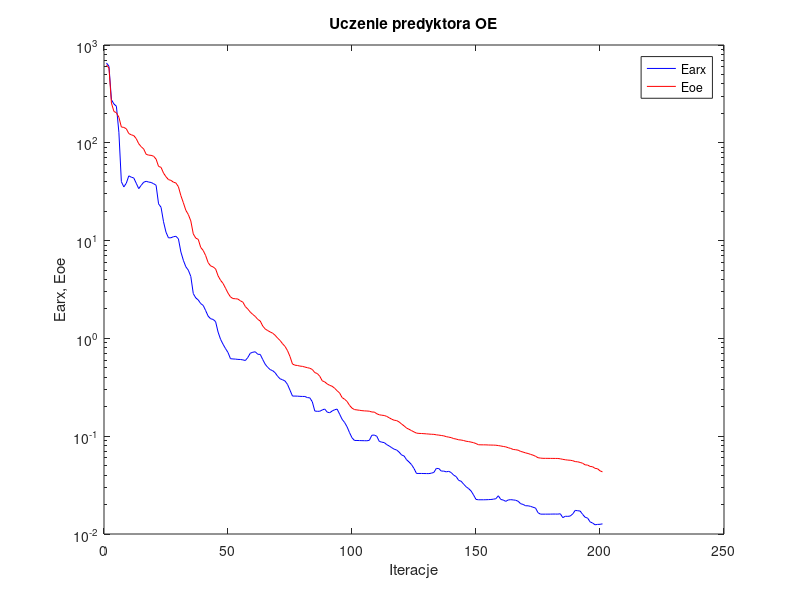
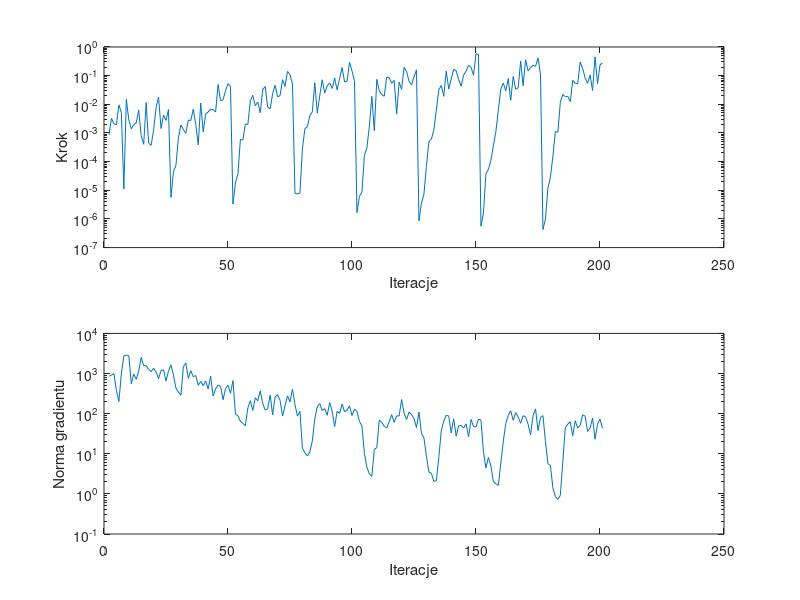

Source code (MATLAB) for these figures, in order:
%uczenie predyktora oe
clear all;
n=0; farx(n+1)=6.546481e+002; foe(n+1)=6.268366e+002; wspucz(n+1)=0.000000e+000; ng(n+1)=0.000000e+000;
%odnowa zmiennej metryki
n=1; farx(n+1)=6.065277e+002; foe(n+1)=5.808426e+002; krok(n+1)=8.566255e-004; ng(n+1)=8.524192e+002;
n=2; farx(n+1)=2.755067e+002; foe(n+1)=2.549545e+002; krok(n+1)=3.225080e-003; ng(n+1)=9.134069e+002;
n=3; farx(n+1)=2.494246e+002; foe(n+1)=2.092084e+002; krok(n+1)=2.093764e-003; ng(n+1)=9.970306e+002;
n=4; farx(n+1)=2.365190e+002; foe(n+1)=2.028407e+002; krok(n+1)=1.945210e-003; ng(n+1)=3.797244e+002;
n=5; farx(n+1)=1.281821e+002; foe(n+1)=1.824585e+002; krok(n+1)=9.564855e-003; ng(n+1)=2.004761e+002;
n=6; farx(n+1)=4.003892e+001; foe(n+1)=1.450274e+002; krok(n+1)=5.139053e-003; ng(n+1)=9.837410e+002;
n=7; farx(n+1)=3.538384e+001; foe(n+1)=1.436898e+002; krok(n+1)=1.115447e-005; ng(n+1)=2.761982e+003;
n=8; farx(n+1)=3.867405e+001; foe(n+1)=1.390747e+002; krok(n+1)=1.503401e-002; ng(n+1)=2.873062e+003;
n=9; farx(n+1)=4.592648e+001; foe(n+1)=1.242503e+002; krok(n+1)=2.855545e-003; ng(n+1)=2.778422e+003;
n=10; farx(n+1)=4.453146e+001; foe(n+1)=1.207054e+002; krok(n+1)=1.411868e-003; ng(n+1)=5.533452e+002;
n=11; farx(n+1)=4.370640e+001; foe(n+1)=1.185193e+002; krok(n+1)=1.934289e-003; ng(n+1)=9.728204e+002;
n=12; farx(n+1)=3.858405e+001; foe(n+1)=1.103237e+002; krok(n+1)=2.257553e-003; ng(n+1)=7.186556e+002;
n=13; farx(n+1)=3.398900e+001; foe(n+1)=9.779850e+001; krok(n+1)=6.227174e-003; ng(n+1)=1.156582e+003;
n=14; farx(n+1)=3.675898e+001; foe(n+1)=9.124817e+001; krok(n+1)=7.905261e-004; ng(n+1)=2.526642e+003;
n=15; farx(n+1)=3.952973e+001; foe(n+1)=8.646195e+001; krok(n+1)=4.031350e-004; ng(n+1)=1.566790e+003;
n=16; farx(n+1)=4.040390e+001; foe(n+1)=7.621505e+001; krok(n+1)=1.142218e-002; ng(n+1)=1.555000e+003;
n=17; farx(n+1)=3.968712e+001; foe(n+1)=7.480215e+001; krok(n+1)=4.395065e-004; ng(n+1)=1.274226e+003;
n=18; farx(n+1)=3.930070e+001; foe(n+1)=7.439904e+001; krok(n+1)=3.716215e-004; ng(n+1)=1.111704e+003;
n=19; farx(n+1)=3.818346e+001; foe(n+1)=7.291565e+001; krok(n+1)=1.250908e-003; ng(n+1)=1.350224e+003;
n=20; farx(n+1)=3.682139e+001; foe(n+1)=6.810071e+001; krok(n+1)=7.805422e-003; ng(n+1)=1.089321e+003;
n=21; farx(n+1)=2.376168e+001; foe(n+1)=5.734547e+001; krok(n+1)=1.779884e-002; ng(n+1)=7.500255e+002;
n=22; farx(n+1)=2.191515e+001; foe(n+1)=5.612816e+001; krok(n+1)=1.427772e-003; ng(n+1)=1.189266e+003;
n=23; farx(n+1)=1.559457e+001; foe(n+1)=4.900096e+001; krok(n+1)=4.213325e-003; ng(n+1)=1.239349e+003;
n=24; farx(n+1)=1.218260e+001; foe(n+1)=4.497629e+001; krok(n+1)=2.742688e-003; ng(n+1)=6.485253e+002;
n=25; farx(n+1)=1.066443e+001; foe(n+1)=4.201687e+001; krok(n+1)=6.543079e-003; ng(n+1)=1.140393e+003;
%odnowa zmiennej metryki
n=26; farx(n+1)=1.069412e+001; foe(n+1)=4.128963e+001; krok(n+1)=5.607521e-006; ng(n+1)=1.645870e+003;
n=27; farx(n+1)=1.096056e+001; foe(n+1)=3.957027e+001; krok(n+1)=4.449139e-005; ng(n+1)=9.108182e+002;
n=28; farx(n+1)=1.106867e+001; foe(n+1)=3.881582e+001; krok(n+1)=7.356783e-005; ng(n+1)=4.328711e+002;
n=29; farx(n+1)=1.043753e+001; foe(n+1)=3.558853e+001; krok(n+1)=6.791933e-004; ng(n+1)=3.431037e+002;
n=30; farx(n+1)=7.654659e+000; foe(n+1)=2.880737e+001; krok(n+1)=1.882699e-003; ng(n+1)=2.879319e+002;
n=31; farx(n+1)=6.289323e+000; foe(n+1)=2.439040e+001; krok(n+1)=1.330026e-003; ng(n+1)=1.479843e+003;
n=32; farx(n+1)=5.398699e+000; foe(n+1)=2.039972e+001; krok(n+1)=9.824964e-004; ng(n+1)=1.825317e+003;
n=33; farx(n+1)=4.983050e+000; foe(n+1)=1.848244e+001; krok(n+1)=2.804162e-003; ng(n+1)=7.600419e+002;
n=34; farx(n+1)=4.303783e+000; foe(n+1)=1.590414e+001; krok(n+1)=2.722891e-003; ng(n+1)=1.170319e+003;
n=35; farx(n+1)=2.871580e+000; foe(n+1)=1.171545e+001; krok(n+1)=6.773640e-003; ng(n+1)=8.370175e+002;
n=36; farx(n+1)=2.595062e+000; foe(n+1)=1.060385e+001; krok(n+1)=1.986798e-003; ng(n+1)=8.888562e+002;
n=37; farx(n+1)=2.472928e+000; foe(n+1)=1.029655e+001; krok(n+1)=3.831728e-004; ng(n+1)=5.074614e+002;
n=38; farx(n+1)=2.268758e+000; foe(n+1)=8.516447e+000; krok(n+1)=1.111520e-002; ng(n+1)=6.382427e+002;
n=39; farx(n+1)=2.174625e+000; foe(n+1)=7.924003e+000; krok(n+1)=1.093891e-003; ng(n+1)=4.983967e+002;
n=40; farx(n+1)=1.922227e+000; foe(n+1)=7.019030e+000; krok(n+1)=4.633174e-003; ng(n+1)=6.484648e+002;
n=41; farx(n+1)=1.686726e+000; foe(n+1)=5.945519e+000; krok(n+1)=5.414124e-003; ng(n+1)=4.134348e+002;
n=42; farx(n+1)=1.588086e+000; foe(n+1)=5.509941e+000; krok(n+1)=6.764823e-003; ng(n+1)=8.591681e+002;
n=43; farx(n+1)=1.563937e+000; foe(n+1)=5.382506e+000; krok(n+1)=6.480489e-003; ng(n+1)=2.736090e+002;
n=44; farx(n+1)=1.483764e+000; foe(n+1)=5.136332e+000; krok(n+1)=5.414124e-003; ng(n+1)=4.189923e+002;
n=45; farx(n+1)=1.160084e+000; foe(n+1)=4.364287e+000; krok(n+1)=4.880471e-002; ng(n+1)=5.118591e+002;
n=46; farx(n+1)=9.787166e-001; foe(n+1)=3.927603e+000; krok(n+1)=1.340015e-002; ng(n+1)=4.815979e+002;
n=47; farx(n+1)=8.711500e-001; foe(n+1)=3.649146e+000; krok(n+1)=1.438335e-002; ng(n+1)=2.213630e+002;
n=48; farx(n+1)=7.868266e-001; foe(n+1)=3.259655e+000; krok(n+1)=2.954351e-002; ng(n+1)=4.247411e+002;
n=49; farx(n+1)=7.172332e-001; foe(n+1)=2.906298e+000; krok(n+1)=5.266571e-002; ng(n+1)=5.104710e+002;
n=50; farx(n+1)=6.200595e-001; foe(n+1)=2.655349e+000; krok(n+1)=4.194258e-002; ng(n+1)=3.222243e+002;
%odnowa zmiennej metryki
n=51; farx(n+1)=6.164591e-001; foe(n+1)=2.554874e+000; krok(n+1)=3.324677e-006; ng(n+1)=6.663768e+002;
n=52; farx(n+1)=6.143542e-001; foe(n+1)=2.544357e+000; krok(n+1)=1.796068e-005; ng(n+1)=9.671793e+001;
n=53; farx(n+1)=6.099215e-001; foe(n+1)=2.526320e+000; krok(n+1)=3.750283e-005; ng(n+1)=8.899825e+001;
n=54; farx(n+1)=6.087384e-001; foe(n+1)=2.422184e+000; krok(n+1)=5.985093e-004; ng(n+1)=6.414951e+001;
n=55; farx(n+1)=6.030337e-001; foe(n+1)=2.346881e+000; krok(n+1)=5.676782e-004; ng(n+1)=5.707720e+001;
n=56; farx(n+1)=5.942800e-001; foe(n+1)=2.115220e+000; krok(n+1)=2.048333e-003; ng(n+1)=5.018539e+001;
n=57; farx(n+1)=6.388423e-001; foe(n+1)=1.992618e+000; krok(n+1)=1.959374e-003; ng(n+1)=1.390572e+002;
n=58; farx(n+1)=7.059628e-001; foe(n+1)=1.855849e+000; krok(n+1)=1.346946e-002; ng(n+1)=2.099278e+002;
n=59; farx(n+1)=7.220786e-001; foe(n+1)=1.757720e+000; krok(n+1)=2.055621e-002; ng(n+1)=1.204759e+002;
n=60; farx(n+1)=7.297681e-001; foe(n+1)=1.676833e+000; krok(n+1)=8.894860e-003; ng(n+1)=2.490527e+002;
n=61; farx(n+1)=6.883459e-001; foe(n+1)=1.564570e+000; krok(n+1)=1.189399e-002; ng(n+1)=2.096715e+002;
n=62; farx(n+1)=6.863110e-001; foe(n+1)=1.505507e+000; krok(n+1)=5.062842e-003; ng(n+1)=3.709436e+002;
n=63; farx(n+1)=6.083891e-001; foe(n+1)=1.338936e+000; krok(n+1)=3.320390e-002; ng(n+1)=1.815512e+002;
n=64; farx(n+1)=5.442606e-001; foe(n+1)=1.249100e+000; krok(n+1)=4.149438e-002; ng(n+1)=1.223820e+002;
n=65; farx(n+1)=5.061982e-001; foe(n+1)=1.202592e+000; krok(n+1)=7.981858e-003; ng(n+1)=1.328199e+002;
n=66; farx(n+1)=4.798345e-001; foe(n+1)=1.164364e+000; krok(n+1)=7.000907e-003; ng(n+1)=2.902702e+002;
n=67; farx(n+1)=4.679882e-001; foe(n+1)=1.131233e+000; krok(n+1)=2.355148e-002; ng(n+1)=9.267783e+001;
n=68; farx(n+1)=4.458784e-001; foe(n+1)=1.076369e+000; krok(n+1)=4.568872e-002; ng(n+1)=2.615117e+002;
n=69; farx(n+1)=4.101043e-001; foe(n+1)=1.007533e+000; krok(n+1)=1.830545e-002; ng(n+1)=2.975665e+002;
n=70; farx(n+1)=3.863660e-001; foe(n+1)=9.525610e-001; krok(n+1)=2.015462e-002; ng(n+1)=2.141627e+002;
n=71; farx(n+1)=3.777678e-001; foe(n+1)=8.819188e-001; krok(n+1)=7.213047e-002; ng(n+1)=8.694445e+001;
n=72; farx(n+1)=3.666383e-001; foe(n+1)=8.277575e-001; krok(n+1)=4.236083e-002; ng(n+1)=1.577383e+002;
n=73; farx(n+1)=3.382234e-001; foe(n+1)=7.493007e-001; krok(n+1)=1.400181e-001; ng(n+1)=2.759050e+002;
n=74; farx(n+1)=2.952854e-001; foe(n+1)=6.523170e-001; krok(n+1)=1.088405e-001; ng(n+1)=1.958573e+002;
n=75; farx(n+1)=2.572776e-001; foe(n+1)=5.469349e-001; krok(n+1)=5.099752e-002; ng(n+1)=4.038655e+002;
%odnowa zmiennej metryki
n=76; farx(n+1)=2.572440e-001; foe(n+1)=5.323990e-001; krok(n+1)=7.864914e-006; ng(n+1)=1.686942e+002;
n=77; farx(n+1)=2.567505e-001; foe(n+1)=5.284940e-001; krok(n+1)=7.426417e-006; ng(n+1)=8.650325e+001;
n=78; farx(n+1)=2.555916e-001; foe(n+1)=5.211802e-001; krok(n+1)=7.964158e-006; ng(n+1)=1.142931e+002;
n=79; farx(n+1)=2.549918e-001; foe(n+1)=5.177742e-001; krok(n+1)=2.796501e-004; ng(n+1)=1.379756e+001;
n=80; farx(n+1)=2.548817e-001; foe(n+1)=5.094796e-001; krok(n+1)=1.402081e-003; ng(n+1)=1.060202e+001;
n=81; farx(n+1)=2.482933e-001; foe(n+1)=5.021547e-001; krok(n+1)=1.651908e-003; ng(n+1)=8.799930e+000;
n=82; farx(n+1)=2.466928e-001; foe(n+1)=4.949870e-001; krok(n+1)=3.996730e-003; ng(n+1)=1.110715e+001;
n=83; farx(n+1)=2.245898e-001; foe(n+1)=4.812545e-001; krok(n+1)=5.485375e-003; ng(n+1)=2.073763e+001;
n=84; farx(n+1)=1.809037e-001; foe(n+1)=4.467572e-001; krok(n+1)=5.671128e-002; ng(n+1)=7.434127e+001;
n=85; farx(n+1)=1.796787e-001; foe(n+1)=4.376607e-001; krok(n+1)=4.880194e-003; ng(n+1)=1.482347e+002;
n=86; farx(n+1)=1.799826e-001; foe(n+1)=4.101821e-001; krok(n+1)=2.025137e-002; ng(n+1)=1.778104e+002;
n=87; farx(n+1)=1.854200e-001; foe(n+1)=3.686939e-001; krok(n+1)=7.165516e-002; ng(n+1)=1.205008e+002;
n=88; farx(n+1)=1.896604e-001; foe(n+1)=3.590802e-001; krok(n+1)=2.452306e-002; ng(n+1)=1.332377e+002;
n=89; farx(n+1)=1.762806e-001; foe(n+1)=3.425539e-001; krok(n+1)=4.446078e-002; ng(n+1)=9.093824e+001;
n=90; farx(n+1)=1.737106e-001; foe(n+1)=3.312098e-001; krok(n+1)=5.576355e-002; ng(n+1)=1.888292e+002;
n=91; farx(n+1)=1.809920e-001; foe(n+1)=3.240887e-001; krok(n+1)=3.578637e-002; ng(n+1)=1.156688e+002;
n=92; farx(n+1)=1.864711e-001; foe(n+1)=3.092071e-001; krok(n+1)=8.153064e-002; ng(n+1)=4.752165e+001;
n=93; farx(n+1)=1.893166e-001; foe(n+1)=2.914570e-001; krok(n+1)=3.192743e-002; ng(n+1)=1.137029e+002;
n=94; farx(n+1)=1.682326e-001; foe(n+1)=2.767924e-001; krok(n+1)=7.822596e-002; ng(n+1)=1.013067e+002;
n=95; farx(n+1)=1.490283e-001; foe(n+1)=2.483868e-001; krok(n+1)=1.919924e-001; ng(n+1)=1.729171e+002;
n=96; farx(n+1)=1.382401e-001; foe(n+1)=2.388627e-001; krok(n+1)=6.045742e-002; ng(n+1)=1.109351e+002;
n=97; farx(n+1)=1.249533e-001; foe(n+1)=2.268888e-001; krok(n+1)=6.418507e-002; ng(n+1)=1.234043e+002;
n=98; farx(n+1)=1.087953e-001; foe(n+1)=2.068215e-001; krok(n+1)=2.935451e-001; ng(n+1)=1.565813e+002;
n=99; farx(n+1)=9.639218e-002; foe(n+1)=1.936961e-001; krok(n+1)=1.467726e-001; ng(n+1)=8.943059e+001;
n=100; farx(n+1)=9.047756e-002; foe(n+1)=1.871687e-001; krok(n+1)=6.345766e-002; ng(n+1)=1.301435e+002;
%odnowa zmiennej metryki
n=101; farx(n+1)=9.042248e-002; foe(n+1)=1.856256e-001; krok(n+1)=1.671986e-006; ng(n+1)=1.146643e+002;
n=102; farx(n+1)=9.022950e-002; foe(n+1)=1.841668e-001; krok(n+1)=6.137476e-006; ng(n+1)=6.328223e+001;
n=103; farx(n+1)=9.005374e-002; foe(n+1)=1.825487e-001; krok(n+1)=8.423638e-006; ng(n+1)=4.992825e+001;
n=104; farx(n+1)=8.994276e-002; foe(n+1)=1.815290e-001; krok(n+1)=1.650796e-004; ng(n+1)=1.028492e+001;
n=105; farx(n+1)=8.978262e-002; foe(n+1)=1.809862e-001; krok(n+1)=2.983088e-004; ng(n+1)=4.619604e+000;
n=106; farx(n+1)=9.082706e-002; foe(n+1)=1.801439e-001; krok(n+1)=1.694223e-003; ng(n+1)=3.133547e+000;
n=107; farx(n+1)=1.022859e-001; foe(n+1)=1.767618e-001; krok(n+1)=1.895365e-002; ng(n+1)=2.747215e+000;
n=108; farx(n+1)=1.027372e-001; foe(n+1)=1.764616e-001; krok(n+1)=1.200324e-003; ng(n+1)=1.286265e+001;
n=109; farx(n+1)=9.979320e-002; foe(n+1)=1.696147e-001; krok(n+1)=7.453689e-002; ng(n+1)=1.422462e+001;
n=110; farx(n+1)=8.849651e-002; foe(n+1)=1.655600e-001; krok(n+1)=2.946581e-002; ng(n+1)=6.890595e+001;
n=111; farx(n+1)=8.691620e-002; foe(n+1)=1.639381e-001; krok(n+1)=2.183177e-002; ng(n+1)=6.048142e+001;
n=112; farx(n+1)=8.603649e-002; foe(n+1)=1.628711e-001; krok(n+1)=1.907005e-002; ng(n+1)=4.804714e+001;
n=113; farx(n+1)=8.202769e-002; foe(n+1)=1.593806e-001; krok(n+1)=8.973318e-002; ng(n+1)=4.416574e+001;
n=114; farx(n+1)=7.945670e-002; foe(n+1)=1.543232e-001; krok(n+1)=8.277891e-002; ng(n+1)=6.326721e+001;
n=115; farx(n+1)=7.636819e-002; foe(n+1)=1.492413e-001; krok(n+1)=5.405940e-002; ng(n+1)=9.468106e+001;
n=116; farx(n+1)=7.364828e-002; foe(n+1)=1.457066e-001; krok(n+1)=6.827250e-002; ng(n+1)=6.064831e+001;
n=117; farx(n+1)=7.227702e-002; foe(n+1)=1.444295e-001; krok(n+1)=4.563662e-003; ng(n+1)=8.778751e+001;
n=118; farx(n+1)=6.871089e-002; foe(n+1)=1.398885e-001; krok(n+1)=5.918252e-002; ng(n+1)=8.744718e+001;
n=119; farx(n+1)=6.429716e-002; foe(n+1)=1.331515e-001; krok(n+1)=3.340315e-002; ng(n+1)=2.239189e+002;
n=120; farx(n+1)=6.276876e-002; foe(n+1)=1.275383e-001; krok(n+1)=1.961845e-001; ng(n+1)=1.022870e+002;
n=121; farx(n+1)=5.745120e-002; foe(n+1)=1.210096e-001; krok(n+1)=1.383675e-001; ng(n+1)=7.131387e+001;
n=122; farx(n+1)=5.449772e-002; foe(n+1)=1.176891e-001; krok(n+1)=6.392790e-002; ng(n+1)=1.087532e+002;
n=123; farx(n+1)=5.121757e-002; foe(n+1)=1.140690e-001; krok(n+1)=4.821088e-002; ng(n+1)=9.546305e+001;
n=124; farx(n+1)=4.676073e-002; foe(n+1)=1.106133e-001; krok(n+1)=8.892157e-002; ng(n+1)=7.566741e+001;
n=125; farx(n+1)=4.160877e-002; foe(n+1)=1.075534e-001; krok(n+1)=1.591991e-001; ng(n+1)=4.499029e+001;
%odnowa zmiennej metryki
n=126; farx(n+1)=4.160167e-002; foe(n+1)=1.068198e-001; krok(n+1)=8.586539e-007; ng(n+1)=1.090262e+002;
n=127; farx(n+1)=4.159804e-002; foe(n+1)=1.065777e-001; krok(n+1)=3.566522e-006; ng(n+1)=3.215744e+001;
n=128; farx(n+1)=4.152938e-002; foe(n+1)=1.061541e-001; krok(n+1)=7.375505e-006; ng(n+1)=2.489419e+001;
n=129; farx(n+1)=4.148399e-002; foe(n+1)=1.056723e-001; krok(n+1)=6.836820e-005; ng(n+1)=8.794974e+000;
n=130; farx(n+1)=4.145150e-002; foe(n+1)=1.051718e-001; krok(n+1)=4.966995e-004; ng(n+1)=3.486400e+000;
n=131; farx(n+1)=4.188573e-002; foe(n+1)=1.046895e-001; krok(n+1)=6.121165e-004; ng(n+1)=3.264437e+000;
n=132; farx(n+1)=4.259431e-002; foe(n+1)=1.044535e-001; krok(n+1)=1.250908e-003; ng(n+1)=2.061145e+000;
n=133; farx(n+1)=4.683532e-002; foe(n+1)=1.033231e-001; krok(n+1)=6.223487e-003; ng(n+1)=2.117993e+000;
n=134; farx(n+1)=4.671503e-002; foe(n+1)=1.026074e-001; krok(n+1)=3.262119e-002; ng(n+1)=7.978486e+000;
n=135; farx(n+1)=4.400337e-002; foe(n+1)=1.017309e-001; krok(n+1)=4.517978e-002; ng(n+1)=3.755825e+001;
n=136; farx(n+1)=4.397325e-002; foe(n+1)=1.008098e-001; krok(n+1)=1.895365e-002; ng(n+1)=6.526164e+001;
n=137; farx(n+1)=4.321263e-002; foe(n+1)=9.897209e-002; krok(n+1)=1.439602e-001; ng(n+1)=9.173959e+001;
n=138; farx(n+1)=4.373574e-002; foe(n+1)=9.783431e-002; krok(n+1)=3.397782e-002; ng(n+1)=8.735829e+001;
n=139; farx(n+1)=4.249415e-002; foe(n+1)=9.672099e-002; krok(n+1)=7.689657e-002; ng(n+1)=3.316975e+001;
n=140; farx(n+1)=3.996543e-002; foe(n+1)=9.452009e-002; krok(n+1)=1.677703e-001; ng(n+1)=7.413972e+001;
n=141; farx(n+1)=3.865947e-002; foe(n+1)=9.350033e-002; krok(n+1)=1.484819e-001; ng(n+1)=2.744420e+001;
n=142; farx(n+1)=3.535855e-002; foe(n+1)=9.185359e-002; krok(n+1)=7.361186e-002; ng(n+1)=4.938342e+001;
n=143; farx(n+1)=3.464229e-002; foe(n+1)=9.142828e-002; krok(n+1)=4.294671e-002; ng(n+1)=5.115169e+001;
n=144; farx(n+1)=3.237354e-002; foe(n+1)=9.031581e-002; krok(n+1)=1.044257e-001; ng(n+1)=4.370831e+001;
n=145; farx(n+1)=3.042852e-002; foe(n+1)=8.883437e-002; krok(n+1)=1.423178e-001; ng(n+1)=5.579905e+001;
n=146; farx(n+1)=2.914583e-002; foe(n+1)=8.808310e-002; krok(n+1)=2.320583e-001; ng(n+1)=2.642470e+001;
n=147; farx(n+1)=2.757834e-002; foe(n+1)=8.705964e-002; krok(n+1)=1.958016e-001; ng(n+1)=7.143909e+001;
n=148; farx(n+1)=2.509717e-002; foe(n+1)=8.588796e-002; krok(n+1)=1.031518e-001; ng(n+1)=4.767178e+001;
n=149; farx(n+1)=2.256543e-002; foe(n+1)=8.407981e-002; krok(n+1)=5.786742e-001; ng(n+1)=4.665130e+001;
n=150; farx(n+1)=2.238917e-002; foe(n+1)=8.179590e-002; krok(n+1)=5.520515e-001; ng(n+1)=7.293265e+001;
%odnowa zmiennej metryki
n=151; farx(n+1)=2.238713e-002; foe(n+1)=8.162500e-002; krok(n+1)=5.570876e-007; ng(n+1)=6.899967e+001;
n=152; farx(n+1)=2.238658e-002; foe(n+1)=8.161221e-002; krok(n+1)=1.619203e-006; ng(n+1)=1.120606e+001;
n=153; farx(n+1)=2.241096e-002; foe(n+1)=8.155137e-002; krok(n+1)=3.834757e-005; ng(n+1)=4.462787e+000;
n=154; farx(n+1)=2.246766e-002; foe(n+1)=8.131100e-002; krok(n+1)=5.312685e-005; ng(n+1)=8.128454e+000;
n=155; farx(n+1)=2.253887e-002; foe(n+1)=8.117263e-002; krok(n+1)=1.093495e-004; ng(n+1)=5.011562e+000;
n=156; farx(n+1)=2.269812e-002; foe(n+1)=8.107693e-002; krok(n+1)=3.569431e-004; ng(n+1)=2.020722e+000;
n=157; farx(n+1)=2.295516e-002; foe(n+1)=8.087112e-002; krok(n+1)=1.093065e-003; ng(n+1)=1.782918e+000;
n=158; farx(n+1)=2.459051e-002; foe(n+1)=8.020372e-002; krok(n+1)=6.023109e-003; ng(n+1)=1.632490e+000;
n=159; farx(n+1)=2.255870e-002; foe(n+1)=7.942036e-002; krok(n+1)=3.467713e-002; ng(n+1)=5.855353e+000;
n=160; farx(n+1)=2.223356e-002; foe(n+1)=7.856043e-002; krok(n+1)=5.524306e-002; ng(n+1)=2.019398e+001;
n=161; farx(n+1)=2.157137e-002; foe(n+1)=7.778844e-002; krok(n+1)=2.954351e-002; ng(n+1)=5.707166e+001;
n=162; farx(n+1)=2.229686e-002; foe(n+1)=7.623705e-002; krok(n+1)=7.827259e-002; ng(n+1)=9.062386e+001;
n=163; farx(n+1)=2.243898e-002; foe(n+1)=7.496607e-002; krok(n+1)=1.384117e-002; ng(n+1)=1.180725e+002;
n=164; farx(n+1)=2.230437e-002; foe(n+1)=7.321052e-002; krok(n+1)=9.363811e-002; ng(n+1)=6.829213e+001;
n=165; farx(n+1)=2.214184e-002; foe(n+1)=7.272826e-002; krok(n+1)=3.370660e-002; ng(n+1)=1.056439e+002;
n=166; farx(n+1)=2.160869e-002; foe(n+1)=7.195376e-002; krok(n+1)=3.750153e-002; ng(n+1)=8.233608e+001;
n=167; farx(n+1)=2.040019e-002; foe(n+1)=6.988647e-002; krok(n+1)=3.214125e-001; ng(n+1)=5.763482e+001;
n=168; farx(n+1)=2.006827e-002; foe(n+1)=6.883351e-002; krok(n+1)=4.438543e-002; ng(n+1)=8.904576e+001;
n=169; farx(n+1)=1.944483e-002; foe(n+1)=6.748216e-002; krok(n+1)=3.589327e-001; ng(n+1)=8.284591e+001;
n=170; farx(n+1)=1.942961e-002; foe(n+1)=6.657363e-002; krok(n+1)=1.447238e-001; ng(n+1)=5.464778e+001;
n=171; farx(n+1)=1.917085e-002; foe(n+1)=6.516871e-002; krok(n+1)=1.961845e-001; ng(n+1)=2.975113e+001;
n=172; farx(n+1)=1.877841e-002; foe(n+1)=6.401800e-002; krok(n+1)=2.278082e-001; ng(n+1)=8.807857e+001;
n=173; farx(n+1)=1.843864e-002; foe(n+1)=6.235809e-002; krok(n+1)=2.114117e-001; ng(n+1)=1.315799e+002;
n=174; farx(n+1)=1.651452e-002; foe(n+1)=6.027521e-002; krok(n+1)=4.150498e-001; ng(n+1)=3.779575e+001;
n=175; farx(n+1)=1.596179e-002; foe(n+1)=5.971912e-002; krok(n+1)=1.135981e-001; ng(n+1)=8.029252e+001;
%odnowa zmiennej metryki
n=176; farx(n+1)=1.596031e-002; foe(n+1)=5.940259e-002; krok(n+1)=4.293269e-007; ng(n+1)=8.950315e+001;
n=177; farx(n+1)=1.596244e-002; foe(n+1)=5.937901e-002; krok(n+1)=9.858427e-007; ng(n+1)=2.017444e+001;
n=178; farx(n+1)=1.596829e-002; foe(n+1)=5.934994e-002; krok(n+1)=1.184623e-005; ng(n+1)=5.706054e+000;
n=179; farx(n+1)=1.597027e-002; foe(n+1)=5.930731e-002; krok(n+1)=2.829063e-005; ng(n+1)=5.096343e+000;
n=180; farx(n+1)=1.599582e-002; foe(n+1)=5.928144e-002; krok(n+1)=1.525061e-004; ng(n+1)=1.429036e+000;
n=181; farx(n+1)=1.599513e-002; foe(n+1)=5.924423e-002; krok(n+1)=1.118523e-003; ng(n+1)=8.554987e-001;
n=182; farx(n+1)=1.597546e-002; foe(n+1)=5.921968e-002; krok(n+1)=1.066152e-003; ng(n+1)=7.282424e-001;
n=183; farx(n+1)=1.609969e-002; foe(n+1)=5.873934e-002; krok(n+1)=1.177691e-002; ng(n+1)=9.246049e-001;
n=184; farx(n+1)=1.468864e-002; foe(n+1)=5.800223e-002; krok(n+1)=2.194150e-002; ng(n+1)=6.224879e+000;
n=185; farx(n+1)=1.519612e-002; foe(n+1)=5.743829e-002; krok(n+1)=1.844475e-002; ng(n+1)=4.497921e+001;
n=186; farx(n+1)=1.514659e-002; foe(n+1)=5.698517e-002; krok(n+1)=1.906683e-002; ng(n+1)=5.467930e+001;
n=187; farx(n+1)=1.527162e-002; foe(n+1)=5.675303e-002; krok(n+1)=1.238677e-002; ng(n+1)=6.249198e+001;
n=188; farx(n+1)=1.604084e-002; foe(n+1)=5.618538e-002; krok(n+1)=6.918375e-002; ng(n+1)=2.821702e+001;
n=189; farx(n+1)=1.742823e-002; foe(n+1)=5.498289e-002; krok(n+1)=5.421512e-002; ng(n+1)=6.660512e+001;
n=190; farx(n+1)=1.730338e-002; foe(n+1)=5.473292e-002; krok(n+1)=5.140248e-002; ng(n+1)=4.393208e+001;
n=191; farx(n+1)=1.716176e-002; foe(n+1)=5.391204e-002; krok(n+1)=2.975933e-001; ng(n+1)=5.108635e+001;
n=192; farx(n+1)=1.587532e-002; foe(n+1)=5.288620e-002; krok(n+1)=1.794685e-001; ng(n+1)=9.344078e+001;
n=193; farx(n+1)=1.482059e-002; foe(n+1)=5.094302e-002; krok(n+1)=8.388517e-002; ng(n+1)=8.708999e+001;
n=194; farx(n+1)=1.455924e-002; foe(n+1)=5.067177e-002; krok(n+1)=5.411858e-002; ng(n+1)=3.604793e+001;
n=195; farx(n+1)=1.331036e-002; foe(n+1)=4.911394e-002; krok(n+1)=1.057221e-001; ng(n+1)=4.372496e+001;
n=196; farx(n+1)=1.295368e-002; foe(n+1)=4.874463e-002; krok(n+1)=3.034235e-002; ng(n+1)=7.748657e+001;
n=197; farx(n+1)=1.242515e-002; foe(n+1)=4.691269e-002; krok(n+1)=4.536903e-001; ng(n+1)=2.302019e+001;
n=198; farx(n+1)=1.253377e-002; foe(n+1)=4.650120e-002; krok(n+1)=5.234463e-002; ng(n+1)=5.443026e+001;
n=199; farx(n+1)=1.256244e-002; foe(n+1)=4.427803e-002; krok(n+1)=2.373843e-001; ng(n+1)=7.359116e+001;
n=200; farx(n+1)=1.269956e-002; foe(n+1)=4.316307e-002; krok(n+1)=2.781623e-001; ng(n+1)=4.296442e+001;

figure; semilogy(farx,'b'); hold on; semilogy(foe,'r'); xlabel('Iteracje'); ylabel('Earx, Eoe'); legend('Earx','Eoe'); title('Uczenie predyktora OE');
figure; subplot(2,1,1); semilogy(krok); xlabel('Iteracje'); ylabel('Krok');
subplot(2,1,2); semilogy(ng); xlabel('Iteracje'); ylabel('Norma gradientu');
Earx=farx(n+1)
Eoe=foe(n+1)
